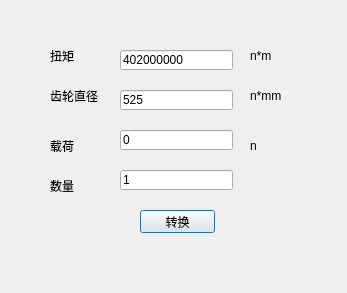
<?xml version="1.0" encoding="UTF-8"?>
<ui version="4.0">
 <class>Dialog</class>
 <widget class="QDialog" name="Dialog">
  <property name="geometry">
   <rect>
    <x>0</x>
    <y>0</y>
    <width>347</width>
    <height>293</height>
   </rect>
  </property>
  <property name="windowTitle">
   <string>Dialog</string>
  </property>
  <widget class="QLabel" name="label">
   <property name="geometry">
    <rect>
     <x>50</x>
     <y>50</y>
     <width>54</width>
     <height>12</height>
    </rect>
   </property>
   <property name="text">
    <string>扭矩</string>
   </property>
  </widget>
  <widget class="QLineEdit" name="lineEdit">
   <property name="geometry">
    <rect>
     <x>120</x>
     <y>50</y>
     <width>113</width>
     <height>20</height>
    </rect>
   </property>
   <property name="text">
    <string>402000000</string>
   </property>
  </widget>
  <widget class="QLineEdit" name="lineEdit_2">
   <property name="geometry">
    <rect>
     <x>120</x>
     <y>90</y>
     <width>113</width>
     <height>20</height>
    </rect>
   </property>
   <property name="text">
    <string>525</string>
   </property>
  </widget>
  <widget class="QLabel" name="label_2">
   <property name="geometry">
    <rect>
     <x>50</x>
     <y>90</y>
     <width>54</width>
     <height>12</height>
    </rect>
   </property>
   <property name="text">
    <string>齿轮直径</string>
   </property>
  </widget>
  <widget class="QLineEdit" name="lineEdit_3">
   <property name="geometry">
    <rect>
     <x>120</x>
     <y>130</y>
     <width>113</width>
     <height>20</height>
    </rect>
   </property>
   <property name="text">
    <string>0</string>
   </property>
  </widget>
  <widget class="QLabel" name="label_3">
   <property name="geometry">
    <rect>
     <x>50</x>
     <y>140</y>
     <width>54</width>
     <height>12</height>
    </rect>
   </property>
   <property name="text">
    <string>载荷</string>
   </property>
  </widget>
  <widget class="QPushButton" name="pushButton">
   <property name="geometry">
    <rect>
     <x>140</x>
     <y>210</y>
     <width>75</width>
     <height>23</height>
    </rect>
   </property>
   <property name="text">
    <string>转换</string>
   </property>
  </widget>
  <widget class="QLabel" name="label_4">
   <property name="geometry">
    <rect>
     <x>250</x>
     <y>50</y>
     <width>54</width>
     <height>12</height>
    </rect>
   </property>
   <property name="text">
    <string>n*m</string>
   </property>
  </widget>
  <widget class="QLabel" name="label_5">
   <property name="geometry">
    <rect>
     <x>250</x>
     <y>90</y>
     <width>54</width>
     <height>12</height>
    </rect>
   </property>
   <property name="text">
    <string>n*mm</string>
   </property>
  </widget>
  <widget class="QLabel" name="label_6">
   <property name="geometry">
    <rect>
     <x>250</x>
     <y>140</y>
     <width>54</width>
     <height>12</height>
    </rect>
   </property>
   <property name="text">
    <string>n</string>
   </property>
  </widget>
  <widget class="QLineEdit" name="lineEdit_4">
   <property name="geometry">
    <rect>
     <x>120</x>
     <y>170</y>
     <width>113</width>
     <height>20</height>
    </rect>
   </property>
   <property name="text">
    <string>1</string>
   </property>
  </widget>
  <widget class="QLabel" name="label_7">
   <property name="geometry">
    <rect>
     <x>50</x>
     <y>180</y>
     <width>54</width>
     <height>12</height>
    </rect>
   </property>
   <property name="text">
    <string>数量</string>
   </property>
  </widget>
 </widget>
 <resources/>
 <connections>
  <connection>
   <sender>pushButton</sender>
   <signal>clicked()</signal>
   <receiver>Dialog</receiver>
   <slot>calc()</slot>
   <hints>
    <hint type="sourcelabel">
     <x>179</x>
     <y>188</y>
    </hint>
    <hint type="destinationlabel">
     <x>232</x>
     <y>174</y>
    </hint>
   </hints>
  </connection>
 </connections>
 <slots>
  <slot>calc()</slot>
 </slots>
</ui>
